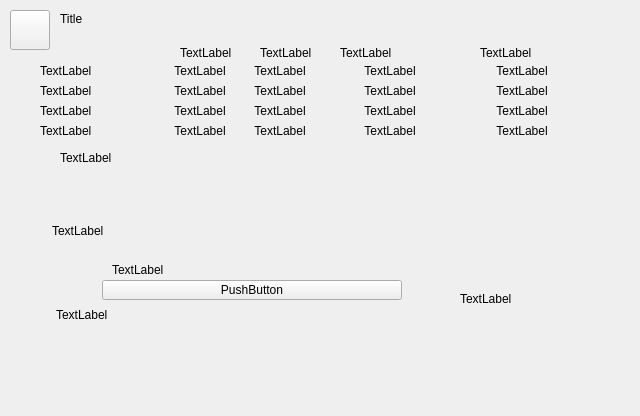
<?xml version="1.0" encoding="UTF-8"?>
<ui version="4.0">
 <class>EntertainmentAdvisorWidget</class>
 <widget class="QWidget" name="EntertainmentAdvisorWidget">
  <property name="geometry">
   <rect>
    <x>0</x>
    <y>0</y>
    <width>640</width>
    <height>416</height>
   </rect>
  </property>
  <property name="windowTitle">
   <string>Form</string>
  </property>
  <widget class="Button" name="cIconButton">
   <property name="geometry">
    <rect>
     <x>10</x>
     <y>10</y>
     <width>40</width>
     <height>40</height>
    </rect>
   </property>
   <property name="text">
    <string/>
   </property>
  </widget>
  <widget class="Label" name="cTitle">
   <property name="geometry">
    <rect>
     <x>60</x>
     <y>12</y>
     <width>545</width>
     <height>35</height>
    </rect>
   </property>
   <property name="text">
    <string>Title</string>
   </property>
   <property name="alignment">
    <set>Qt::AlignLeading|Qt::AlignLeft|Qt::AlignTop</set>
   </property>
  </widget>
  <widget class="MessageWidget" name="cEntertainmentArea" native="true">
   <property name="geometry">
    <rect>
     <x>32</x>
     <y>60</y>
     <width>576</width>
     <height>80</height>
    </rect>
   </property>
  </widget>
  <widget class="MessageWidget" name="cFestivalArea" native="true">
   <property name="geometry">
    <rect>
     <x>48</x>
     <y>252</y>
     <width>544</width>
     <height>96</height>
    </rect>
   </property>
  </widget>
  <widget class="Label" name="cWorking">
   <property name="geometry">
    <rect>
     <x>180</x>
     <y>46</y>
     <width>63</width>
     <height>20</height>
    </rect>
   </property>
   <property name="text">
    <string>TextLabel</string>
   </property>
   <property name="alignment">
    <set>Qt::AlignLeading|Qt::AlignLeft|Qt::AlignTop</set>
   </property>
  </widget>
  <widget class="Label" name="cShows">
   <property name="geometry">
    <rect>
     <x>260</x>
     <y>46</y>
     <width>63</width>
     <height>20</height>
    </rect>
   </property>
   <property name="text">
    <string>TextLabel</string>
   </property>
   <property name="alignment">
    <set>Qt::AlignLeading|Qt::AlignLeft|Qt::AlignTop</set>
   </property>
  </widget>
  <widget class="Label" name="cCanEntertain">
   <property name="geometry">
    <rect>
     <x>340</x>
     <y>46</y>
     <width>63</width>
     <height>20</height>
    </rect>
   </property>
   <property name="text">
    <string>TextLabel</string>
   </property>
   <property name="alignment">
    <set>Qt::AlignLeading|Qt::AlignLeft|Qt::AlignTop</set>
   </property>
  </widget>
  <widget class="Label" name="cCoverage">
   <property name="geometry">
    <rect>
     <x>480</x>
     <y>46</y>
     <width>63</width>
     <height>20</height>
    </rect>
   </property>
   <property name="text">
    <string>TextLabel</string>
   </property>
   <property name="alignment">
    <set>Qt::AlignLeading|Qt::AlignLeft|Qt::AlignTop</set>
   </property>
  </widget>
  <widget class="Label" name="cFestivals">
   <property name="geometry">
    <rect>
     <x>52</x>
     <y>224</y>
     <width>63</width>
     <height>20</height>
    </rect>
   </property>
   <property name="text">
    <string>TextLabel</string>
   </property>
   <property name="alignment">
    <set>Qt::AlignLeading|Qt::AlignLeft|Qt::AlignTop</set>
   </property>
  </widget>
  <widget class="Label" name="cTheatersTotal">
   <property name="geometry">
    <rect>
     <x>40</x>
     <y>64</y>
     <width>63</width>
     <height>20</height>
    </rect>
   </property>
   <property name="text">
    <string>TextLabel</string>
   </property>
   <property name="alignment">
    <set>Qt::AlignLeading|Qt::AlignLeft|Qt::AlignTop</set>
   </property>
  </widget>
  <widget class="Label" name="cTheatersWorking">
   <property name="geometry">
    <rect>
     <x>150</x>
     <y>64</y>
     <width>100</width>
     <height>20</height>
    </rect>
   </property>
   <property name="text">
    <string>TextLabel</string>
   </property>
   <property name="alignment">
    <set>Qt::AlignHCenter|Qt::AlignTop</set>
   </property>
  </widget>
  <widget class="Label" name="cTheaterShows">
   <property name="geometry">
    <rect>
     <x>230</x>
     <y>64</y>
     <width>100</width>
     <height>20</height>
    </rect>
   </property>
   <property name="text">
    <string>TextLabel</string>
   </property>
   <property name="alignment">
    <set>Qt::AlignHCenter|Qt::AlignTop</set>
   </property>
  </widget>
  <widget class="Label" name="cTheaterCanEntertain">
   <property name="geometry">
    <rect>
     <x>340</x>
     <y>64</y>
     <width>100</width>
     <height>20</height>
    </rect>
   </property>
   <property name="text">
    <string>TextLabel</string>
   </property>
   <property name="alignment">
    <set>Qt::AlignHCenter|Qt::AlignTop</set>
   </property>
  </widget>
  <widget class="Label" name="cTheaterCoverage">
   <property name="geometry">
    <rect>
     <x>470</x>
     <y>64</y>
     <width>104</width>
     <height>20</height>
    </rect>
   </property>
   <property name="text">
    <string>TextLabel</string>
   </property>
   <property name="alignment">
    <set>Qt::AlignHCenter|Qt::AlignTop</set>
   </property>
  </widget>
  <widget class="Label" name="cAmpitheaterTotal">
   <property name="geometry">
    <rect>
     <x>40</x>
     <y>84</y>
     <width>63</width>
     <height>20</height>
    </rect>
   </property>
   <property name="text">
    <string>TextLabel</string>
   </property>
   <property name="alignment">
    <set>Qt::AlignLeading|Qt::AlignLeft|Qt::AlignTop</set>
   </property>
  </widget>
  <widget class="Label" name="cAmpitheaterWorking">
   <property name="geometry">
    <rect>
     <x>150</x>
     <y>84</y>
     <width>100</width>
     <height>20</height>
    </rect>
   </property>
   <property name="text">
    <string>TextLabel</string>
   </property>
   <property name="alignment">
    <set>Qt::AlignHCenter|Qt::AlignTop</set>
   </property>
  </widget>
  <widget class="Label" name="cAmpitheaterShows">
   <property name="geometry">
    <rect>
     <x>230</x>
     <y>84</y>
     <width>100</width>
     <height>20</height>
    </rect>
   </property>
   <property name="text">
    <string>TextLabel</string>
   </property>
   <property name="alignment">
    <set>Qt::AlignHCenter|Qt::AlignTop</set>
   </property>
  </widget>
  <widget class="Label" name="cAmpitheaterCanEntertain">
   <property name="geometry">
    <rect>
     <x>340</x>
     <y>84</y>
     <width>100</width>
     <height>20</height>
    </rect>
   </property>
   <property name="text">
    <string>TextLabel</string>
   </property>
   <property name="alignment">
    <set>Qt::AlignHCenter|Qt::AlignTop</set>
   </property>
  </widget>
  <widget class="Label" name="cAmpitheaterCoverage">
   <property name="geometry">
    <rect>
     <x>470</x>
     <y>84</y>
     <width>104</width>
     <height>20</height>
    </rect>
   </property>
   <property name="text">
    <string>TextLabel</string>
   </property>
   <property name="alignment">
    <set>Qt::AlignHCenter|Qt::AlignTop</set>
   </property>
  </widget>
  <widget class="Label" name="cColosseumTotal">
   <property name="geometry">
    <rect>
     <x>40</x>
     <y>104</y>
     <width>63</width>
     <height>20</height>
    </rect>
   </property>
   <property name="text">
    <string>TextLabel</string>
   </property>
   <property name="alignment">
    <set>Qt::AlignLeading|Qt::AlignLeft|Qt::AlignTop</set>
   </property>
  </widget>
  <widget class="Label" name="cColosseumWorking">
   <property name="geometry">
    <rect>
     <x>150</x>
     <y>104</y>
     <width>100</width>
     <height>20</height>
    </rect>
   </property>
   <property name="text">
    <string>TextLabel</string>
   </property>
   <property name="alignment">
    <set>Qt::AlignHCenter|Qt::AlignTop</set>
   </property>
  </widget>
  <widget class="Label" name="cColosseumShows">
   <property name="geometry">
    <rect>
     <x>230</x>
     <y>104</y>
     <width>100</width>
     <height>20</height>
    </rect>
   </property>
   <property name="text">
    <string>TextLabel</string>
   </property>
   <property name="alignment">
    <set>Qt::AlignHCenter|Qt::AlignTop</set>
   </property>
  </widget>
  <widget class="Label" name="cColosseumCanEntertain">
   <property name="geometry">
    <rect>
     <x>340</x>
     <y>104</y>
     <width>100</width>
     <height>20</height>
    </rect>
   </property>
   <property name="text">
    <string>TextLabel</string>
   </property>
   <property name="alignment">
    <set>Qt::AlignHCenter|Qt::AlignTop</set>
   </property>
  </widget>
  <widget class="Label" name="cColosseumCoverage">
   <property name="geometry">
    <rect>
     <x>470</x>
     <y>104</y>
     <width>104</width>
     <height>20</height>
    </rect>
   </property>
   <property name="text">
    <string>TextLabel</string>
   </property>
   <property name="alignment">
    <set>Qt::AlignHCenter|Qt::AlignTop</set>
   </property>
  </widget>
  <widget class="Label" name="cHippodromeTotal">
   <property name="geometry">
    <rect>
     <x>40</x>
     <y>124</y>
     <width>63</width>
     <height>20</height>
    </rect>
   </property>
   <property name="text">
    <string>TextLabel</string>
   </property>
   <property name="alignment">
    <set>Qt::AlignLeading|Qt::AlignLeft|Qt::AlignTop</set>
   </property>
  </widget>
  <widget class="Label" name="cHippodromeWorking">
   <property name="geometry">
    <rect>
     <x>150</x>
     <y>124</y>
     <width>100</width>
     <height>20</height>
    </rect>
   </property>
   <property name="text">
    <string>TextLabel</string>
   </property>
   <property name="alignment">
    <set>Qt::AlignHCenter|Qt::AlignTop</set>
   </property>
  </widget>
  <widget class="Label" name="cHippodromeShows">
   <property name="geometry">
    <rect>
     <x>230</x>
     <y>124</y>
     <width>100</width>
     <height>20</height>
    </rect>
   </property>
   <property name="text">
    <string>TextLabel</string>
   </property>
   <property name="alignment">
    <set>Qt::AlignHCenter|Qt::AlignTop</set>
   </property>
  </widget>
  <widget class="Label" name="cHippodromeCanEntertain">
   <property name="geometry">
    <rect>
     <x>340</x>
     <y>124</y>
     <width>100</width>
     <height>20</height>
    </rect>
   </property>
   <property name="text">
    <string>TextLabel</string>
   </property>
   <property name="alignment">
    <set>Qt::AlignHCenter|Qt::AlignTop</set>
   </property>
  </widget>
  <widget class="Label" name="cHippodromeCoverage">
   <property name="geometry">
    <rect>
     <x>470</x>
     <y>124</y>
     <width>104</width>
     <height>20</height>
    </rect>
   </property>
   <property name="text">
    <string>TextLabel</string>
   </property>
   <property name="alignment">
    <set>Qt::AlignHCenter|Qt::AlignTop</set>
   </property>
  </widget>
  <widget class="Label" name="cMonthsSinceFestival">
   <property name="geometry">
    <rect>
     <x>112</x>
     <y>260</y>
     <width>63</width>
     <height>20</height>
    </rect>
   </property>
   <property name="text">
    <string>TextLabel</string>
   </property>
  </widget>
  <widget class="Label" name="cSentiment">
   <property name="geometry">
    <rect>
     <x>56</x>
     <y>305</y>
     <width>380</width>
     <height>20</height>
    </rect>
   </property>
   <property name="text">
    <string>TextLabel</string>
   </property>
  </widget>
  <widget class="Button" name="cCreateFestival">
   <property name="geometry">
    <rect>
     <x>102</x>
     <y>280</y>
     <width>300</width>
     <height>20</height>
    </rect>
   </property>
   <property name="text">
    <string>PushButton</string>
   </property>
  </widget>
  <widget class="Label" name="cMessage">
   <property name="geometry">
    <rect>
     <x>60</x>
     <y>148</y>
     <width>512</width>
     <height>20</height>
    </rect>
   </property>
   <property name="text">
    <string>TextLabel</string>
   </property>
  </widget>
  <widget class="QLabel" name="cFestivalImage">
   <property name="geometry">
    <rect>
     <x>460</x>
     <y>255</y>
     <width>126</width>
     <height>88</height>
    </rect>
   </property>
   <property name="text">
    <string>TextLabel</string>
   </property>
  </widget>
  <widget class="Label" name="cPreparing">
   <property name="geometry">
    <rect>
     <x>102</x>
     <y>284</y>
     <width>300</width>
     <height>20</height>
    </rect>
   </property>
   <property name="text">
    <string>TextLabel</string>
   </property>
   <property name="alignment">
    <set>Qt::AlignHCenter|Qt::AlignTop</set>
   </property>
  </widget>
  <zorder>cIconButton</zorder>
  <zorder>cTitle</zorder>
  <zorder>cEntertainmentArea</zorder>
  <zorder>cFestivalArea</zorder>
  <zorder>cWorking</zorder>
  <zorder>cShows</zorder>
  <zorder>cCanEntertain</zorder>
  <zorder>cCoverage</zorder>
  <zorder>cFestivals</zorder>
  <zorder>cTheatersTotal</zorder>
  <zorder>cTheatersWorking</zorder>
  <zorder>cTheaterShows</zorder>
  <zorder>cTheaterCanEntertain</zorder>
  <zorder>cTheaterCoverage</zorder>
  <zorder>cAmpitheaterTotal</zorder>
  <zorder>cAmpitheaterWorking</zorder>
  <zorder>cAmpitheaterShows</zorder>
  <zorder>cAmpitheaterCanEntertain</zorder>
  <zorder>cAmpitheaterCoverage</zorder>
  <zorder>cColosseumTotal</zorder>
  <zorder>cColosseumWorking</zorder>
  <zorder>cColosseumShows</zorder>
  <zorder>cColosseumCanEntertain</zorder>
  <zorder>cColosseumCoverage</zorder>
  <zorder>cHippodromeTotal</zorder>
  <zorder>cHippodromeWorking</zorder>
  <zorder>cHippodromeShows</zorder>
  <zorder>cHippodromeCanEntertain</zorder>
  <zorder>cHippodromeCoverage</zorder>
  <zorder>cMonthsSinceFestival</zorder>
  <zorder>cSentiment</zorder>
  <zorder>cMessage</zorder>
  <zorder>cFestivalImage</zorder>
  <zorder>cPreparing</zorder>
  <zorder>cCreateFestival</zorder>
 </widget>
 <customwidgets>
  <customwidget>
   <class>Button</class>
   <extends>QPushButton</extends>
   <header>widget/button.h</header>
  </customwidget>
  <customwidget>
   <class>Label</class>
   <extends>QLabel</extends>
   <header>widget/label.h</header>
  </customwidget>
  <customwidget>
   <class>MessageWidget</class>
   <extends>QWidget</extends>
   <header>widget/messagewidget.h</header>
   <container>1</container>
  </customwidget>
 </customwidgets>
 <resources/>
 <connections/>
</ui>
